Frame 1 (no input): blank canvas, image omitted
Frame 60 (no input): blank canvas, image omitted
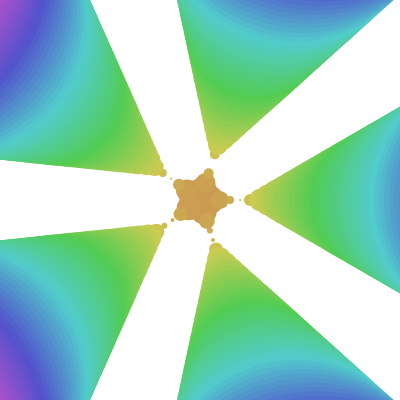
Frame 120 (the mouse pressed at the canvas centre since frame 60)

The p5.js sketch whose frames 1 and 60 were blank and that drew this single picture after the mouse press (run headless with seeded random() and noise() and a simulated clock; from frame 60 on, the mouse is pressed at the canvas centre):

// p5.js sketch
// ── sketch.js
function setup() {
  createCanvas(400, 400);
  colorMode(HSB);

}

function draw() {
  background(200);
  noStroke();


  var redColor = 255;
  var numOfLoop = 300;
  var sizeOfCircle = 40;

  for (var i = 0; i < numOfLoop; i ++){
    var theta = i *( Math.PI * 2 / numOfLoop * (mouseY * 0.3));
    //2 PI / 30, i value changes, theta is going to change based on segment of loop
    var radius = 0.01 * i * mouseX;

    var xPos = Math.cos(theta)* radius + width/2;
    var yPos = Math.sin(theta) * radius + height/2;

    sizeOfCircle -= 2;
    fill(30 + i * 1, 60, 80);
    ellipse(xPos, yPos, sizeOfCircle, sizeOfCircle);

  }
  /*
  for (var sizeOfCircle =100; sizeOfCircle > 0; sizeOfCircle = sizeOfCircle - 10){
    sizeOfCircle -= 20;
    fill(redColor, 0, 0);
    ellipse(xPos, yPos, sizeOfCircle, sizeOfCircle);

  }
*/

}
